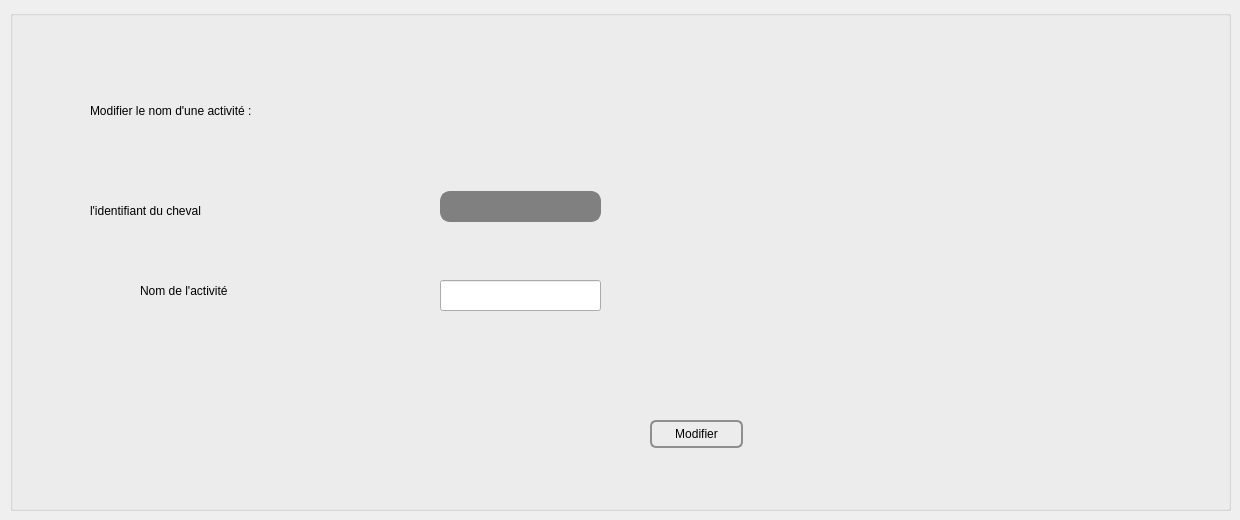
        <widget class="QWidget" name="tab_10">
         <attribute name="title">
          <string>Modifier</string>
         </attribute>
         <widget class="QGroupBox" name="groupBox_8">
          <property name="geometry">
           <rect>
            <x>10</x>
            <y>10</y>
            <width>1221</width>
            <height>501</height>
           </rect>
          </property>
          <property name="title">
           <string/>
          </property>
          <widget class="QPushButton" name="modifier_plann_2">
           <property name="geometry">
            <rect>
             <x>640</x>
             <y>410</y>
             <width>93</width>
             <height>28</height>
            </rect>
           </property>
           <property name="styleSheet">
            <string notr="true">QPushButton {
    border: 2px solid #8f8f91;
    border-radius: 6px;
    background-color: qlineargradient(x1: 0, y1: 0, x2: 0, y2: 1,
                                      stop: 0 #f6f7fa, stop: 1 #dadbde);
    min-width: 80px;
}

QPushButton:pressed {
    background-color: qlineargradient(x1: 0, y1: 0, x2: 0, y2: 1,
                                      stop: 0 #dadbde, stop: 1 #f6f7fa);
}

QPushButton:flat {
    border: none; /* no border for a flat push button */
}

QPushButton:default {
    border-color: navy; /* make the default button prominent */
}</string>
           </property>
           <property name="text">
            <string>Modifier</string>
           </property>
           <property name="icon">
            <iconset resource="imagee.qrc">
             <normaloff>:/modifier.png</normaloff>:/modifier.png</iconset>
           </property>
          </widget>
          <widget class="QLineEdit" name="Nom_activite_3">
           <property name="geometry">
            <rect>
             <x>430</x>
             <y>270</y>
             <width>161</width>
             <height>31</height>
            </rect>
           </property>
           <property name="styleSheet">
            <string notr="true">QLineEdit {
    border: 2px solid gray;
    border-radius: 10px;
    padding: 0 8px;
    background: grey;
    selection-background-color: darkgray;
}
qconicalgradient(cx:0.5, cy:0.5, angle:0, stop:0 rgba(35, 40, 3, 255), stop:0.16 rgba(136, 106, 22, 255), stop:0.225 rgba(166, 140, 41, 255), stop:0.285 rgba(204, 181, 74, 255), stop:0.345 rgba(235, 219, 102, 255), stop:0.415 rgba(245, 236, 112, 255), stop:0.52 rgba(209, 190, 76, 255), stop:0.57 rgba(187, 156, 51, 255), stop:0.635 rgba(168, 142, 42, 255), stop:0.695 rgba(202, 174, 68, 255), stop:0.75 rgba(218, 202, 86, 255), stop:0.815 rgba(208, 187, 73, 255), stop:0.88 rgba(187, 156, 51, 255), stop:0.935 rgba(137, 108, 26, 255), stop:1 rgba(35, 40, 3, 255))</string>
           </property>
          </widget>
          <widget class="QLabel" name="label_23">
           <property name="geometry">
            <rect>
             <x>80</x>
             <y>80</y>
             <width>611</width>
             <height>41</height>
            </rect>
           </property>
           <property name="styleSheet">
            <string notr="true">font: 25 28pt &quot;Footlight MT Light&quot;;</string>
           </property>
           <property name="text">
            <string>Modifier le nom d'une activité :</string>
           </property>
          </widget>
          <widget class="QLineEdit" name="Id_cheval_4">
           <property name="geometry">
            <rect>
             <x>430</x>
             <y>181</y>
             <width>161</width>
             <height>31</height>
            </rect>
           </property>
           <property name="styleSheet">
            <string notr="true">QLineEdit {
    border: 2px solid gray;
    border-radius: 10px;
    padding: 0 8px;
    background: grey;
    selection-background-color: darkgray;
}
</string>
           </property>
           <property name="text">
            <string/>
           </property>
           <property name="readOnly">
            <bool>false</bool>
           </property>
          </widget>
          <widget class="QLabel" name="label_31">
           <property name="geometry">
            <rect>
             <x>130</x>
             <y>265</y>
             <width>231</width>
             <height>31</height>
            </rect>
           </property>
           <property name="styleSheet">
            <string notr="true">font: 25 20pt &quot;Footlight MT Light&quot;;
</string>
           </property>
           <property name="text">
            <string>Nom de l'activité</string>
           </property>
          </widget>
          <widget class="QLabel" name="label_32">
           <property name="geometry">
            <rect>
             <x>80</x>
             <y>180</y>
             <width>331</width>
             <height>41</height>
            </rect>
           </property>
           <property name="styleSheet">
            <string notr="true">font: 25 20pt &quot;Footlight MT Light&quot;;</string>
           </property>
           <property name="text">
            <string>l'identifiant du cheval</string>
           </property>
          </widget>
          <widget class="QLabel" name="label_46">
           <property name="geometry">
            <rect>
             <x>1050</x>
             <y>50</y>
             <width>101</width>
             <height>71</height>
            </rect>
           </property>
           <property name="styleSheet">
            <string notr="true">image: url(:/modifier.png);</string>
           </property>
           <property name="text">
            <string/>
           </property>
          </widget>
         </widget>
        </widget>
